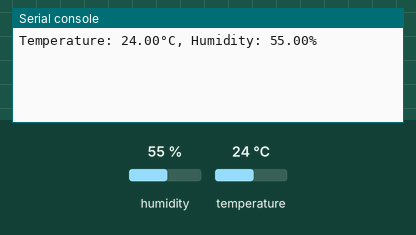
This program was run on a simulated ESP32 board running MicroPython. On the bench: the last lines printed to the serial console. The inputs (shaded band) are chosen by the test bench; at power-on: humidity 55 %, temperature 24 °C.

Above: at 1.2 s.
1.3 s: humidity set to 22 %
At 2.6 s:
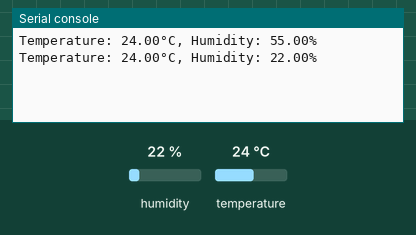
4.0 s: temperature set to 12 °C
At 4.9 s:
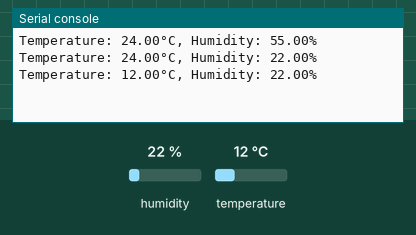
6.7 s: humidity set to 40 %
At 8.5 s:
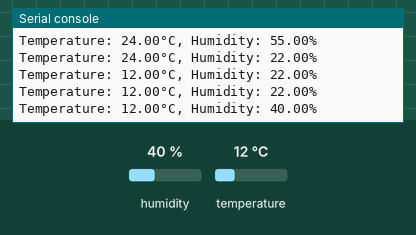
Timing chart, 0 to 10.0 s (numbered marks = the images above; inputs shaded):
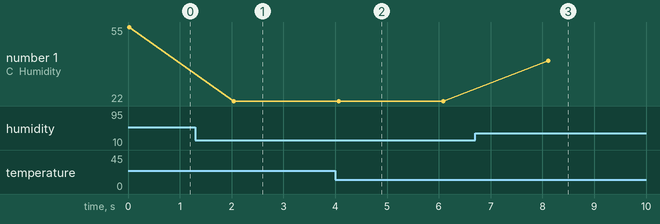

The program:

dht22.py
```python
import machine
import time
import dht

DHT22_PIN = 23 # The ESP32 pin GPIO21 connected to the DHT22 sensor

# Initialize the DHT22 sensor
DHT22 = dht.DHT22(machine.Pin(DHT22_PIN))

# Read data from the sensor every 2 seconds
while True:
    try:
        DHT22.measure()
        temp = DHT22.temperature()  # Gets the temperature in Celsius
        humidity = DHT22.humidity()  # Gets the relative humidity in %
        print("Temperature: {:.2f}°C, Humidity: {:.2f}%".format(temp, humidity))
    except OSError as e:
        print("Failed to read from DHT22 sensor:", e)

    time.sleep(2)
```

Measured:
- after the input at 1.3 s, the serial console: prints a new line after 0.75 s (image 1)
- after the input at 4.0 s, the serial console: prints a new line after 0.07 s (image 2)
- after the input at 6.7 s, the serial console: prints a new line after 1.4 s (image 3)
- plotted number 1: 55 → 22 after the input at 1.3 s, 22 → 40 after the input at 6.7 s
